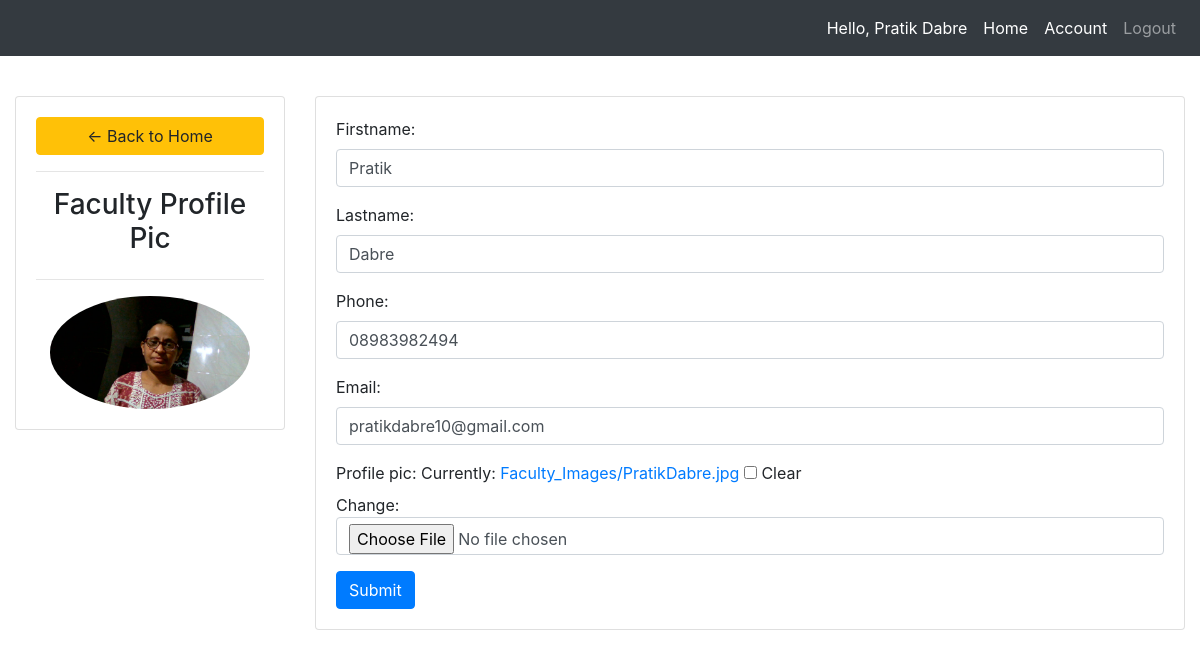
/account/ (signed in), run on the app's committed database.
### Attendence_Sys/models.py (models this page shows)
class Faculty(models.Model):
    user = models.OneToOneField(User,null=True,blank=True, on_delete= models.CASCADE)
    firstname = models.CharField(max_length=200, null=True)
    lastname = models.CharField(max_length=200, null=True)
    phone = models.CharField(max_length=200, null=True)
    email = models.EmailField(max_length=200, null=True)
    profile_pic = models.ImageField(upload_to=user_directory_path ,null=True, blank=True)
    def __str__(self):
        return str(self.firstname + " " + self.lastname)

### Attendence_Sys/views.py (the view)
# urls.py: path('account/', views.facultyProfile, name='account'),
def facultyProfile(request):
    try:
        student = Student.objects.get(registration_id = request.user)
        return redirect(studentprofile)
    except:
        student=request.user
    faculty=request.user.faculty
    form = FacultyForm(instance = faculty)
    context = {'form':form}
    return render(request, 'Attendence_Sys/facultyForm.html', context)

### Attendence_Sys/forms.py
class FacultyForm(ModelForm):
    class Meta:
        model = Faculty
        fields = '__all__'
        exclude = ['user']
    def __init__(self, *args, **kwargs):
        super(FacultyForm, self).__init__(*args, **kwargs)
        for visible in self.visible_fields():
            visible.field.widget.attrs['class'] = 'form-control'

### Attendence_Sys/templates/Attendence_Sys/facultyForm.html (shortened to what this page needs)
{% extends 'Attendence_Sys/main.html' %}
{% block content %}
<br>
<div class="row">
	<div class="col-md-3">
		<div class="card card-body">
			<a class="btn btn-warning" href="{% url 'teacherprofile' %}"> &#8592; Back to Home</a>
			<hr>
			<h3 style="text-align: center">Faculty Profile Pic</h3>
			<hr>
			<img class="img-responsive profile-pic" src="{{request.user.faculty.profile_pic.url}}" >
		</div>
	</div>
	<div class="col-md-9">
		<div class="card card-body">
			<form method="POST" action="" enctype="multipart/form-data">
				{{form.as_p}}
			<input class="btn btn-primary" type="submit" name="Update Information">
			</form>
		</div>
	</div>
</div>
{% endblock %}

### Attendence_Sys/templates/Attendence_Sys/navbar.html (shortened to what this page needs)
{% load static %}
<nav class="navbar navbar-expand-lg navbar-dark fixed-top bg-dark">
  <div class="collapse navbar-collapse" id="navbarNav">
    <ul class="navbar-nav ml-auto">
      <li class="nav-item active">
        <span class="nav-link">Hello, {{ request.user.faculty }}</span>
      </li>
      <li class="nav-item active">
        <a href="{% url 'teacherprofile' %}" class="nav-link">Home</a>
      </li>
      <li class="nav-item active">
        <a class="nav-link" href="{% url 'account' %}">Account</a>
      </li>
      <li class="nav-item">
        <a class="nav-link" href="{% url 'logout' %}">Logout</a>
      </li>
    </ul>
  </div>
</nav>

### Attendence_Sys/templates/Attendence_Sys/facultyForm.html (style rules this page uses)
.profile-pic { max-width: 200px; max-height:200px; margin: 0 auto; border-radius: 50%; }

### data on the page
Faculty: firstname "Pratik", lastname "Dabre", phone "08983982494", email "pratikdabre10@gmail.com"

### other printed values
{{ request.user.faculty }} "Pratik Dabre"
